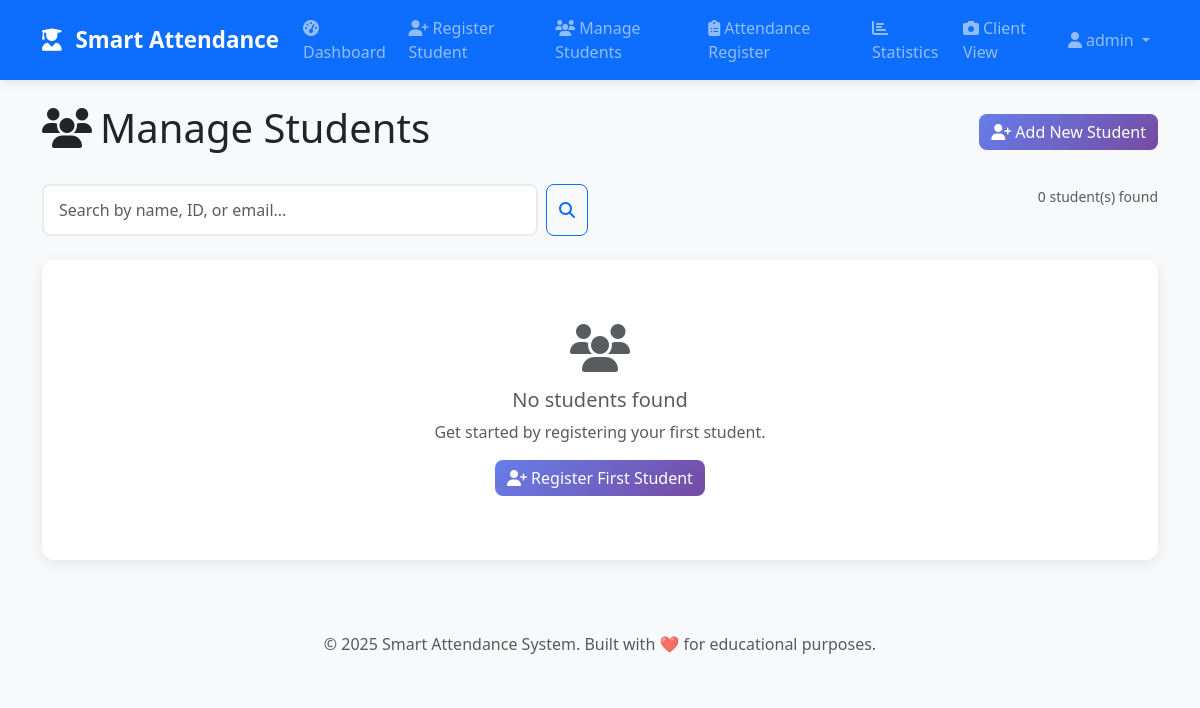
/manage_students (signed in), run on an earlier commit of the app's database.
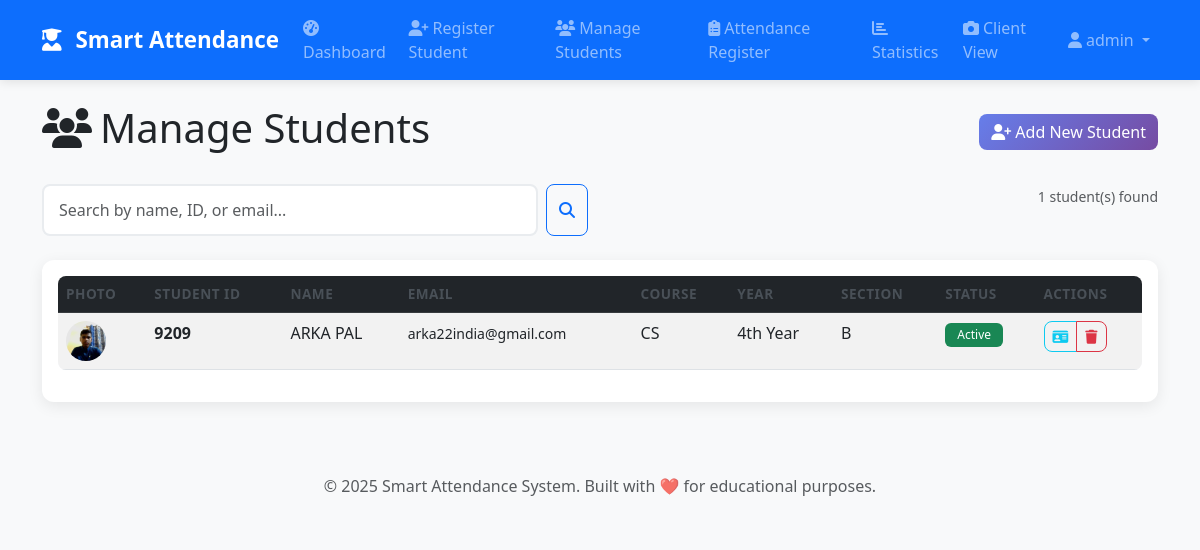
And on a later commit of the database.
### models.py (models this page shows)
class Student(db.Model):
    id = db.Column(db.Integer, primary_key=True)
    student_id = db.Column(db.String(20), unique=True, nullable=False)
    first_name = db.Column(db.String(50), nullable=False)
    last_name = db.Column(db.String(50), nullable=False)
    email = db.Column(db.String(120), unique=True, nullable=False)
    phone = db.Column(db.String(20))
    course = db.Column(db.String(100))
    year = db.Column(db.String(10))
    section = db.Column(db.String(10))
    face_encoding_path = db.Column(db.String(255))
    photo_path = db.Column(db.String(255))
    is_active = db.Column(db.Boolean, default=True)
    registered_at = db.Column(db.DateTime, default=datetime.utcnow)
    attendance_records = db.relationship('AttendanceRecord', backref='student', lazy=True)
    @property
    def full_name(self):
        return f"{self.first_name} {self.last_name}"

### routes.py (the view)
@app.route('/manage_students')
def manage_students():
    if 'admin_id' not in session:
        return redirect(url_for('login'))
    search = request.args.get('search', '')
    if search:
        students = Student.query.filter(
            (Student.first_name.contains(search)) |
            (Student.last_name.contains(search)) |
            (Student.student_id.contains(search)) |
            (Student.email.contains(search))
        ).all()
    else:
        students = Student.query.all()
    return render_template('manage_students.html', students=students, search=search)

### templates/manage_students.html (shortened to what this page needs)
{% extends "base.html" %}
{% block content %}
<div class="container mt-4">
    <div class="row">
        <div class="col-12">
            <div class="d-flex justify-content-between align-items-center mb-4">
                <h1>
                    <i class="fas fa-users me-2"></i>Manage Students
                </h1>
                <a href="{{ url_for('register_student') }}" class="btn btn-primary">
                    <i class="fas fa-user-plus me-1"></i>Add New Student
                </a>
            </div>
        </div>
    </div>
    <div class="row mb-4">
        <div class="col-md-6">
            <form method="GET" class="d-flex">
                <input type="text" class="form-control me-2" name="search"
                       placeholder="Search by name, ID, or email..." value="{{ search }}">
                <button type="submit" class="btn btn-outline-primary">
                    <i class="fas fa-search"></i>
                </button>
            </form>
        </div>
        <div class="col-md-6 text-end">
            <small class="text-muted">{{ students|length }} student(s) found</small>
        </div>
    </div>
    <div class="card">
        <div class="card-body">
            {% if students %}
                <div class="table-responsive">
                    <table class="table table-striped table-hover">
                        <thead class="table-dark">
                            <tr>
                                <th>Photo</th>
                                <th>Student ID</th>
                                <th>Name</th>
                                <th>Email</th>
                                <th>Course</th>
                                <th>Year</th>
                                <th>Section</th>
                                <th>Status</th>
                                <th>Actions</th>
                            </tr>
                        </thead>
                        <tbody>
                            {% for student in students %}
                            <tr>
                                <td>
                                    {% if student.photo_path %}
                                        <img src="{{ url_for('static', filename='uploads/' + student.photo_path.split('/')[-1]) }}"
                                             alt="{{ student.full_name }}" class="rounded-circle"
                                             style="width: 40px; height: 40px; object-fit: cover;">
                                    {% else %}
                                        <div class="bg-secondary rounded-circle d-flex align-items-center justify-content-center"
                                             style="width: 40px; height: 40px;">
                                            <i class="fas fa-user text-white"></i>
                                        </div>
                                    {% endif %}
                                </td>
                                <td>
                                    <strong>{{ student.student_id }}</strong>
                                </td>
                                <td>{{ student.full_name }}</td>
                                <td>
                                    <small>{{ student.email }}</small>
                                </td>
                                <td>{{ student.course or '-' }}</td>
                                <td>{{ student.year or '-' }}</td>
                                <td>{{ student.section or '-' }}</td>
                                <td>
                                    {% if student.is_active %}
                                        <span class="badge bg-success">Active</span>
                                    {% else %}
                                        <span class="badge bg-danger">Inactive</span>
                                    {% endif %}
                                </td>
                                <td>
                                    <div class="btn-group btn-group-sm" role="group">
                                        <a href="{{ url_for('generate_student_id_card', student_id=student.id) }}"
                                           class="btn btn-outline-info" title="Generate ID Card">
                                            <i class="fas fa-id-card"></i>
                                        </a>
                                        <button type="button" class="btn btn-outline-danger"
                                                onclick="confirmDelete({{ student.id }}, '{{ student.full_name }}')"
                                                title="Delete Student">
                                            <i class="fas fa-trash"></i>
                                        </button>
                                    </div>
                                </td>
                            </tr>
                            {% endfor %}
                        </tbody>
                    </table>
                </div>
            {% else %}
                <div class="text-center py-5">
                    <i class="fas fa-users fa-3x text-muted mb-3"></i>
                    <h5 class="text-muted">No students found</h5>
                    {% if search %}
                        <p class="text-muted">No students match your search criteria.</p>
                        <a href="{{ url_for('manage_students') }}" class="btn btn-outline-primary">
                            <i class="fas fa-list me-1"></i>View All Students
                        </a>
                    {% else %}
                        <p class="text-muted">Get started by registering your first student.</p>
                        <a href="{{ url_for('register_student') }}" class="btn btn-primary">
                            <i class="fas fa-user-plus me-1"></i>Register First Student
                        </a>
                    {% endif %}
                </div>
            {% endif %}
        </div>
    </div>
</div>
{% endblock %}

### templates/base.html (shortened to what this page needs)
<!DOCTYPE html>
<html lang="en">
<head>
    <link href="https://cdn.jsdelivr.net/npm/bootstrap@5.3.0/dist/css/bootstrap.min.css" rel="stylesheet">
    <link rel="stylesheet" href="https://cdnjs.cloudflare.com/ajax/libs/font-awesome/6.4.0/css/all.min.css">
    <link rel="stylesheet" href="{{ url_for('static', filename='css/style.css') }}">
</head>
<body>
    {% if session.admin_id %}
    <nav class="navbar navbar-expand-lg navbar-dark bg-primary">
        <div class="container">
            <a class="navbar-brand" href="{{ url_for('dashboard') }}">
                <i class="fas fa-user-graduate me-2"></i>
                Smart Attendance
            </a>
            <div class="collapse navbar-collapse" id="navbarNav">
                <ul class="navbar-nav me-auto">
                    <li class="nav-item">
                        <a class="nav-link" href="{{ url_for('dashboard') }}">
                            <i class="fas fa-tachometer-alt me-1"></i>Dashboard
                        </a>
                    </li>
                    <li class="nav-item">
                        <a class="nav-link" href="{{ url_for('register_student') }}">
                            <i class="fas fa-user-plus me-1"></i>Register Student
                        </a>
                    </li>
                    <li class="nav-item">
                        <a class="nav-link" href="{{ url_for('manage_students') }}">
                            <i class="fas fa-users me-1"></i>Manage Students
                        </a>
                    </li>
                    <li class="nav-item">
                        <a class="nav-link" href="{{ url_for('attendance_register') }}">
                            <i class="fas fa-clipboard-list me-1"></i>Attendance Register
                        </a>
                    </li>
                    <li class="nav-item">
                        <a class="nav-link" href="{{ url_for('statistics') }}">
                            <i class="fas fa-chart-bar me-1"></i>Statistics
                        </a>
                    </li>
                    <li class="nav-item">
                        <a class="nav-link" href="{{ url_for('client') }}" target="_blank">
                            <i class="fas fa-camera me-1"></i>Client View
                        </a>
                    </li>
                </ul>
                <ul class="navbar-nav">
                    <li class="nav-item dropdown">
                        <a class="nav-link dropdown-toggle" href="#" id="navbarDropdown" role="button" data-bs-toggle="dropdown">
                            <i class="fas fa-user me-1"></i>{{ session.admin_username }}
                        </a>
                    </li>
                </ul>
            </div>
        </div>
    </nav>
    {% endif %}
    <main>
        {% block content %}{% endblock %}
    </main>
    <footer class="bg-light mt-5 py-4">
        <div class="container text-center">
            <p class="text-muted mb-0">
                &copy; 2025 Smart Attendance System. Built with ❤️ for educational purposes.
            </p>
        </div>
    </footer>
</body>
</html>

### static/css/style.css (style rules this page uses)
body { font-family: 'Segoe UI', Tahoma, Geneva, Verdana, sans-serif; background-color: #f8f9fa; }
.navbar { box-shadow: 0 2px 10px rgba(0, 0, 0, 0.1); }
.navbar-brand { font-weight: 700; font-size: 1.4rem; }
.card { border: none; border-radius: 12px; box-shadow: 0 4px 15px rgba(0, 0, 0, 0.08); transition: all 0.3s ease; }
.btn { border-radius: 8px; font-weight: 500; transition: all 0.3s ease; }
.btn-primary { background: linear-gradient(135deg, #667eea 0%, #764ba2 100%); border: none; }
.form-control { border-radius: 8px; border: 2px solid #e9ecef; padding: 12px 15px; transition: all 0.3s ease; }
.table { border-radius: 8px; overflow: hidden; }
.table-striped > tbody > tr:nth-of-type(odd) { background-color: rgba(102, 126, 234, 0.05); }
.table th { border-top: none; font-weight: 600; color: #495057; text-transform: uppercase; font-size: 0.85rem; letter-spacing: 0.5px; }
.badge { font-weight: 500; border-radius: 6px; padding: 6px 12px; }
footer { margin-top: auto; }
.fas, .far { transition: all 0.3s ease; }

What changed in the data, as far as the page shows it:
added Student: photo_path (picture), student_id "9209", full_name "ARKA PAL", email "arka22india@gmail.com", course "CS", year "4th Year", section "B", is_active "Active"
Also different on the page:
{{ students|length }}: "0" → "1"
text no longer shown: "No students found Get started by registering your first student. Register First Student"
text now shown: "PHOTO STUDENT ID NAME EMAIL COURSE YEAR SECTION STATUS ACTIONS"
